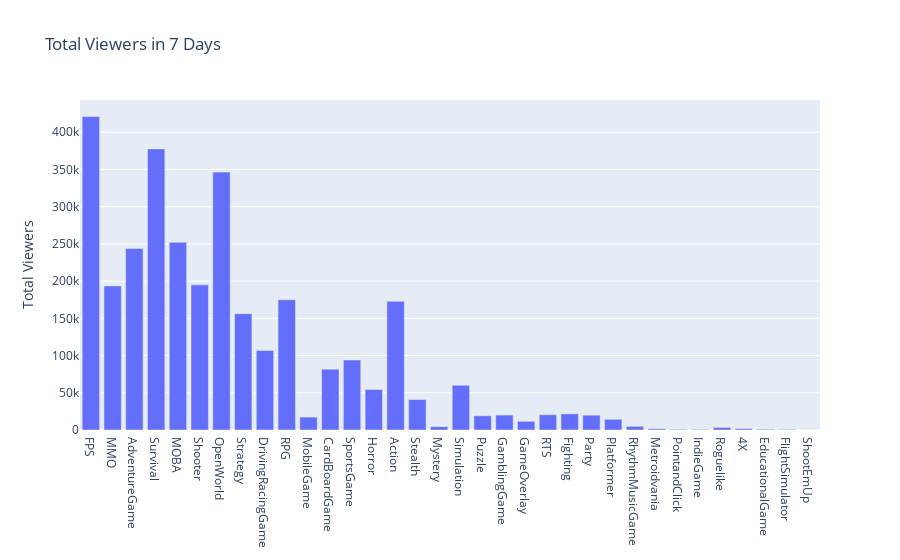

Notebook cell for this chart:
### Code cell
def draw_total_viewers():
    data = {'tag': [], 'total': []}
    for key in cat.keys():
        data['tag'].append(key)
        sdf = df[df['id'].isin(cat[key])]
        total = sdf['Avg. viewers, 7 days'].sum()
        data['total'].append(total)
    trace = go.Bar(
        x=data['tag'],
        y=data['total'],
        name='Number of Games'
    )
    fig=go.Figure(data=[trace])
    fig.update_layout(
        title='Total Viewers in 7 Days',
        yaxis_title='Total Viewers',
    )
    pyo.iplot(fig, filename='stacked-bar')

draw_total_viewers()

### Figure 1 — Plotly figure (JSON) as saved in the notebook; plotly's stock layout.template omitted (floating-point values rounded to 4 significant figures)
{"data": [{"name": "Number of Games", "type": "bar", "x": ["FPS", "MMO", "AdventureGame", "Survival", "MOBA", "Shooter", "OpenWorld", "Strategy", "DrivingRacingGame", "RPG", "MobileGame", "CardBoardGame", "SportsGame", "Horror", "Action", "Stealth", "Mystery", "Simulation", "Puzzle", "GamblingGame", "GameOverlay", "RTS", "Fighting", "Party", "Platformer", "RhythmMusicGame", "Metroidvania", "PointandClick", "IndieGame", "Roguelike", "4X", "EducationalGame", "FlightSimulator", "ShootEmUp"], "y": [421115, 193559, 243889, 377567, 252151, 194966, 346398, 156225, 106860, 174923, 17340, 81722, 93974, 54416, 172937, 40963, 4460, 60122, 19101, 20087, 11713, 20606, 21642, 19919, 14313, 4967, 1669, 866, 793, 3442, 1891, 1020, 771, 101]}], "layout": {"autosize": true, "title": {"text": "Total Viewers in 7 Days"}, "xaxis": {"autorange": true, "range": [-0.5, 33.5], "type": "category"}, "yaxis": {"autorange": true, "range": [0, 443300.0], "title": {"text": "Total Viewers"}, "type": "linear"}}}
